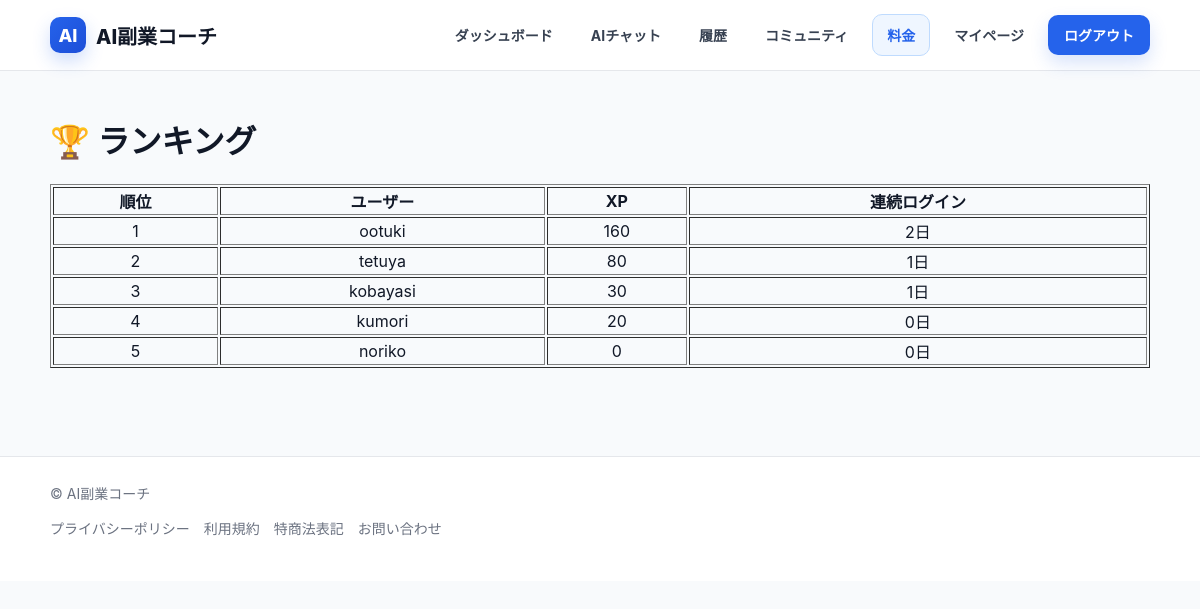
Page /ranking/ (signed in) on the committed database.
### snippets/models.py (models this page shows, shortened)
class Profile(models.Model):
    user = models.OneToOneField(User, on_delete=models.CASCADE)
    sidejob_type = models.CharField(max_length=20, blank=True, default="seller")
    is_premium = models.BooleanField(default=False)
    xp = models.IntegerField(default=0)
    level = models.IntegerField(default=1)
    streak = models.IntegerField(default=0)
    last_login_date = models.DateField(null=True, blank=True)
    streak_freeze = models.BooleanField(default=False)
    ai_count = models.IntegerField(default=0)

### snippets/views/ranking_views.py (the view)
# urls.py: path("ranking/", ranking, name="ranking"),
@login_required
def ranking(request):
    users = Profile.objects.all().order_by("-xp", "-is_premium")[:50]
    all_users = Profile.objects.all().order_by("-xp")
    rank = list(all_users).index(request.user.profile) + 1
    return render(request, "snippets/ranking.html", {
        "users": users
    })

### snippets/templates/snippets/ranking.html
{% extends "snippets/base.html" %}
{% block content %}
<h1>🏆 ランキング</h1>
<table border="1" style="width:100%;text-align:center;">
    <tr>
        <th>順位</th>
        <th>ユーザー</th>
        <th>XP</th>
        <th>連続ログイン</th>
    </tr>
    {% for user in users %}
    <tr>
        <td>{{ forloop.counter }}</td>
        <td>{{ user.user.username }}</td>
        <td>{{ user.xp }}</td>
        <td>{{ user.streak }}日</td>
    </tr>
    {% endfor %}
</table>
{% endblock %}

### snippets/templates/snippets/base.html (style rules this page uses)
body { margin: 0; font-family: -apple-system, BlinkMacSystemFont, "Segoe UI", Roboto, "Hiragino Sans", "Yu Gothic", sans-serif; background: #f8fafc; color: #111827; }

### rows in the picture
Profile: user.username "ootuki", xp "160", streak "2"
Profile: user.username "tetuya", xp "80", streak "1"
Profile: user.username "kobayasi", xp "30", streak "1"
Profile: user.username "kumori", xp "20", streak "0"
Profile: user.username "noriko", xp "0", streak "0"
